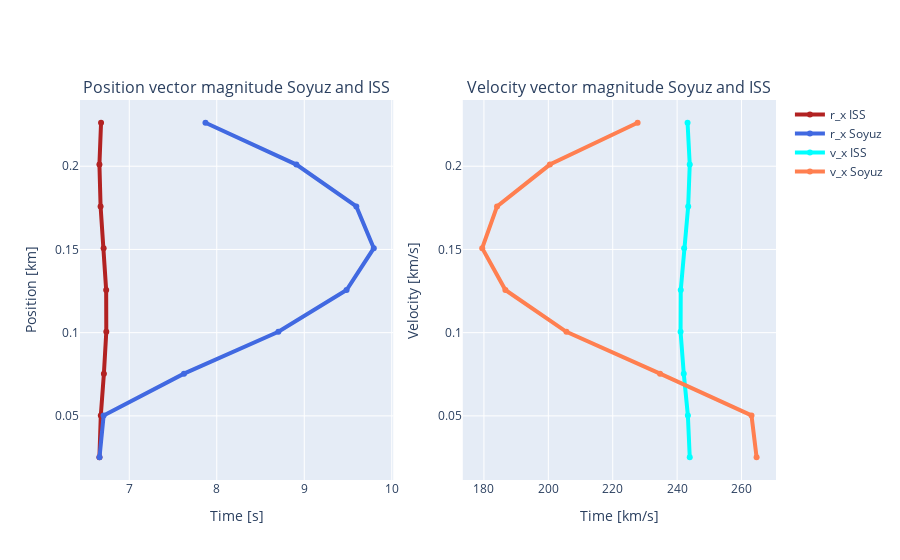

Write notebook code for a chart like this one.
### Code cell
fig = make_subplots(rows=1, cols=2, subplot_titles=('Position vector magnitude Soyuz and ISS', 'Velocity vector magnitude Soyuz and ISS'))

#positions
fig.add_trace(go.Scatter(x=r_iss_norm, y=steps[1:10], name='r_x ISS', line=dict(color='firebrick', width=4)), row=1, col=1)
fig.add_trace(go.Scatter(x=r_soyuz_norm, y=steps[1:10], name = 'r_x Soyuz', line=dict(color='royalblue', width=4)), row=1, col=1)

#velocities
fig.add_trace(go.Scatter(x=v_iss_norm, y=steps[1:10], name='v_x ISS', line=dict(color='cyan', width=4)), row=1, col=2)
fig.add_trace(go.Scatter(x=v_soyuz_norm, y=steps[1:10], name = 'v_x Soyuz', line=dict(color='coral', width=4)), row=1, col=2)

fig.update_xaxes(title_text="Time [s]", row=1, col=1)
fig.update_xaxes(title_text="Time [km/s]", row=1, col=2)

fig.update_yaxes(title_text="Position [km]", row=1, col=1)
fig.update_yaxes(title_text="Velocity [km/s]", row=1, col=2)

fig.show()

### Figure 1 — Plotly figure (JSON) as saved in the notebook; plotly's stock layout.template omitted (floating-point values rounded to 4 significant figures)
{"data": [{"line": {"color": "firebrick", "width": 4}, "name": "r_x ISS", "type": "scatter", "x": [6.659, 6.675, 6.71, 6.738, 6.736, 6.707, 6.672, 6.659, 6.678], "xaxis": "x", "y": [0.02513, 0.05025, 0.07538, 0.1005, 0.1256, 0.1508, 0.1759, 0.201, 0.2261], "yaxis": "y"}, {"line": {"color": "royalblue", "width": 4}, "name": "r_x Soyuz", "type": "scatter", "x": [6.66, 6.707, 7.626, 8.704, 9.484, 9.795, 9.595, 8.91, 7.871], "xaxis": "x", "y": [0.02513, 0.05025, 0.07538, 0.1005, 0.1256, 0.1508, 0.1759, 0.201, 0.2261], "yaxis": "y"}, {"line": {"color": "cyan", "width": 4}, "name": "v_x ISS", "type": "scatter", "x": [243.9, 243.3, 242.1, 241.1, 241.1, 242.2, 243.4, 243.9, 243.2], "xaxis": "x2", "y": [0.02513, 0.05025, 0.07538, 0.1005, 0.1256, 0.1508, 0.1759, 0.201, 0.2261], "yaxis": "y2"}, {"line": {"color": "coral", "width": 4}, "name": "v_x Soyuz", "type": "scatter", "x": [264.7, 263.1, 234.7, 205.6, 186.7, 179.5, 184.1, 200.5, 227.7], "xaxis": "x2", "y": [0.02513, 0.05025, 0.07538, 0.1005, 0.1256, 0.1508, 0.1759, 0.201, 0.2261], "yaxis": "y2"}], "layout": {"annotations": [{"font": {"size": 16}, "showarrow": false, "text": "Position vector magnitude Soyuz and ISS", "x": 0.225, "xanchor": "center", "xref": "paper", "y": 1, "yanchor": "bottom", "yref": "paper"}, {"font": {"size": 16}, "showarrow": false, "text": "Velocity vector magnitude Soyuz and ISS", "x": 0.775, "xanchor": "center", "xref": "paper", "y": 1, "yanchor": "bottom", "yref": "paper"}], "xaxis": {"anchor": "y", "domain": [0, 0.45], "title": {"text": "Time [s]"}}, "xaxis2": {"anchor": "y2", "domain": [0.55, 1], "title": {"text": "Time [km/s]"}}, "yaxis": {"anchor": "x", "domain": [0, 1], "title": {"text": "Position [km]"}}, "yaxis2": {"anchor": "x2", "domain": [0, 1], "title": {"text": "Velocity [km/s]"}}}}
